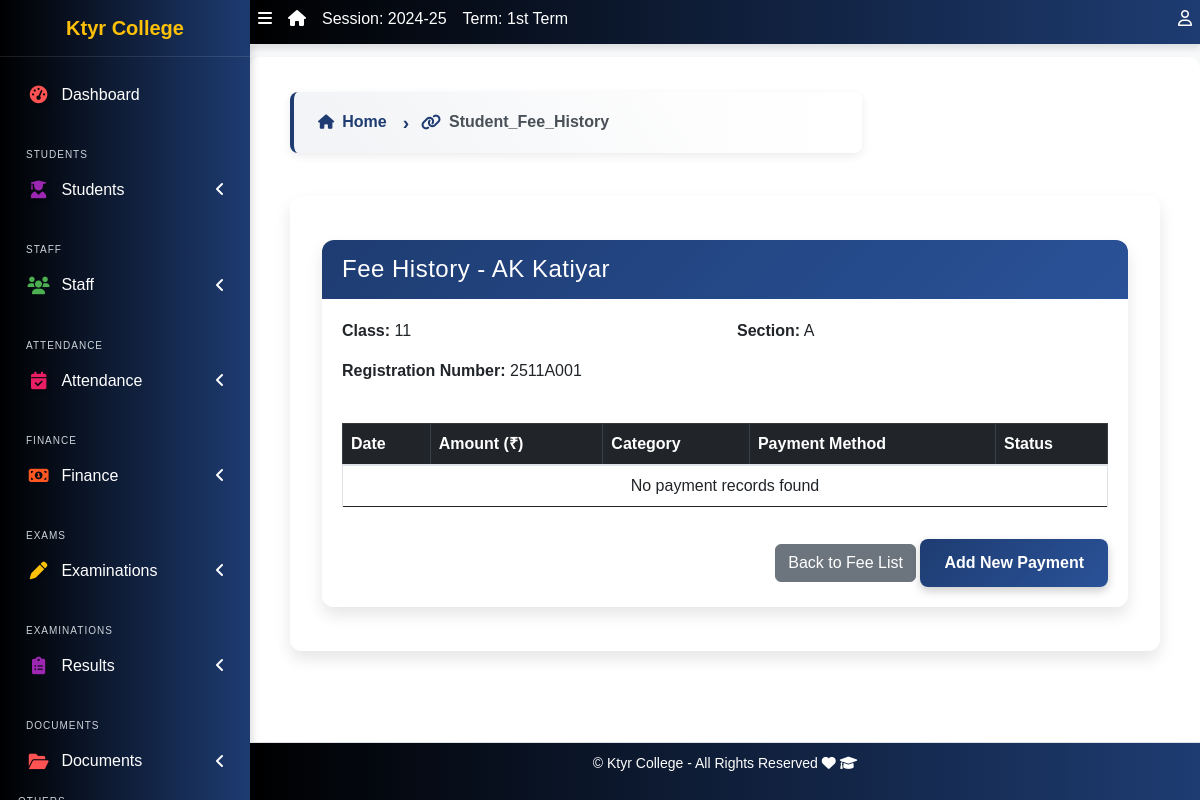
Before: /fees/history/8/ (signed in) with the older database file.
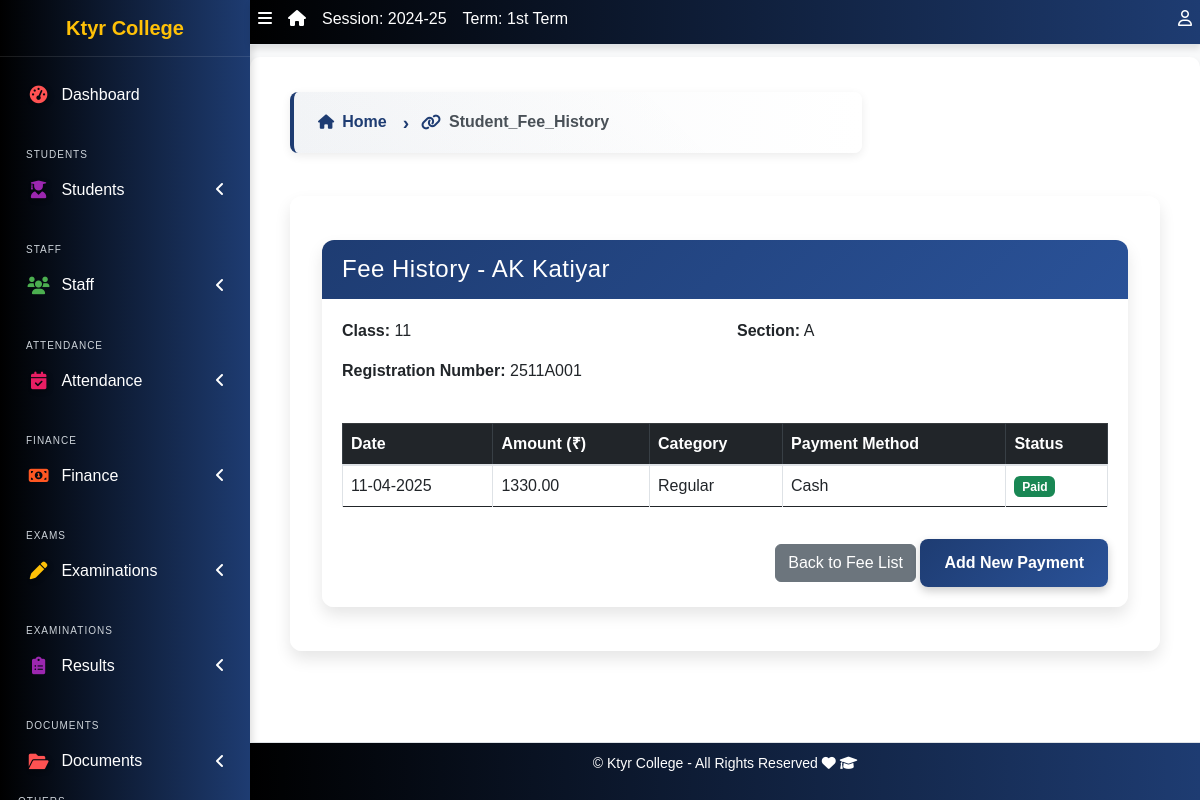
After: the same page with the newer database file.
### apps/fees/models.py (models this page shows, shortened)
class FeePayment(models.Model):
    PAYMENT_STATUS = [
        ("Paid", "Paid"),
        ("Pending", "Pending"),
    ]
    PAYMENT_METHODS = [
        ("Cash", "Cash"),
        ("Online", "Online"),
        ("Bank Transfer", "Bank Transfer")
    ]
    student = models.ForeignKey('students.Student', on_delete=models.CASCADE)
    amount = models.DecimalField(max_digits=10, decimal_places=2)
    payment_method = models.CharField(max_length=50, choices=PAYMENT_METHODS)
    date = models.DateTimeField(default=timezone.now)
    status = models.CharField(max_length=20, choices=PAYMENT_STATUS, default="Pending")
    fee_category = models.CharField(max_length=50, default="Regular")

### apps/fees/views.py (the view)
# urls.py: path('history/<int:student_id>/', views.student_fee_history, name='student_fee_history'),
@login_required
def student_fee_history(request, student_id):
    student = get_object_or_404(Student, id=student_id)
    payments = FeePayment.objects.filter(student=student).order_by('-date')
    context = {
        'student': student,
        'payments': payments
    }
    return render(request, 'fees/student_fee_history.html', context)

### apps/corecode/context_processors.py (called while the page is built)
def site_defaults(request):
    current_session = AcademicSession.objects.get(current=True)
    current_term = AcademicTerm.objects.get(current=True)
    vals = SiteConfig.objects.all()
    contexts = {
        "current_session": current_session.name,
        "current_term": current_term.name,
    }
    for val in vals:
        contexts[val.key] = val.value
    return contexts

def global_college_profile(request):
    try:
        profile = CollegeProfileModel.objects.first()
    except CollegeProfileModel.DoesNotExist:
        profile = None
    return {'profile': profile}

### apps/corecode/models.py (called while the page is built)
    def __str__(self):
        return self.name

### apps/fees/templates/fees/student_fee_history.html
{% extends 'base.html' %}
{% load static %}
{% block content %}
<div class="container mt-4">
    <div class="card shadow">
        <div class="card-header bg-primary text-white">
            <h4 class="mb-0">Fee History - {{ student.fullname }}</h4>
        </div>
        <div class="card-body">
            <div class="row mb-3">
                <div class="col-md-6">
                    <p><strong>Class:</strong> {{ student.current_class }}</p>
                    <p><strong>Registration Number:</strong> {{ student.registration_number }}</p>
                </div>
                <div class="col-md-6">
                    <p><strong>Section:</strong> {{ student.section }}</p>
                </div>
            </div>
            <div class="table-responsive">
                <table class="table table-hover table-bordered">
                    <thead class="table-dark">
                        <tr>
                            <th>Date</th>
                            <th>Amount (₹)</th>
                            <th>Category</th>
                            <th>Payment Method</th>
                            <th>Status</th>
                        </tr>
                    </thead>
                    <tbody>
                        {% for payment in payments %}
                        <tr>
                            <td>{{ payment.date|date:"d-m-Y" }}</td>
                            <td>{{ payment.amount }}</td>
                            <td>{{ payment.fee_category }}</td>
                            <td>{{ payment.payment_method }}</td>
                            <td>
                                <span class="badge {% if payment.status == 'Paid' %}bg-success{% else %}bg-warning{% endif %}">
                                    {{ payment.status }}
                                </span>
                            </td>
                        </tr>
                        {% empty %}
                        <tr>
                            <td colspan="5" class="text-center">No payment records found</td>
                        </tr>
                        {% endfor %}
                    </tbody>
                </table>
            </div>
            <div class="text-end mt-3">
                <a href="{% url 'fees:fee_list' %}" class="btn btn-secondary">Back to Fee List</a>
                <a href="{% url 'fees:add_fee_payment' student.id %}" class="btn btn-primary">Add New Payment</a>
            </div>
        </div>
    </div>
</div>
{% endblock %}

Changed rows visible on the page:
added FeePayment: date "11-04-2025", amount "1330.00", fee_category "Regular", payment_method "Cash", status "Paid"
Other visible differences:
text no longer shown: "No payment records found"
